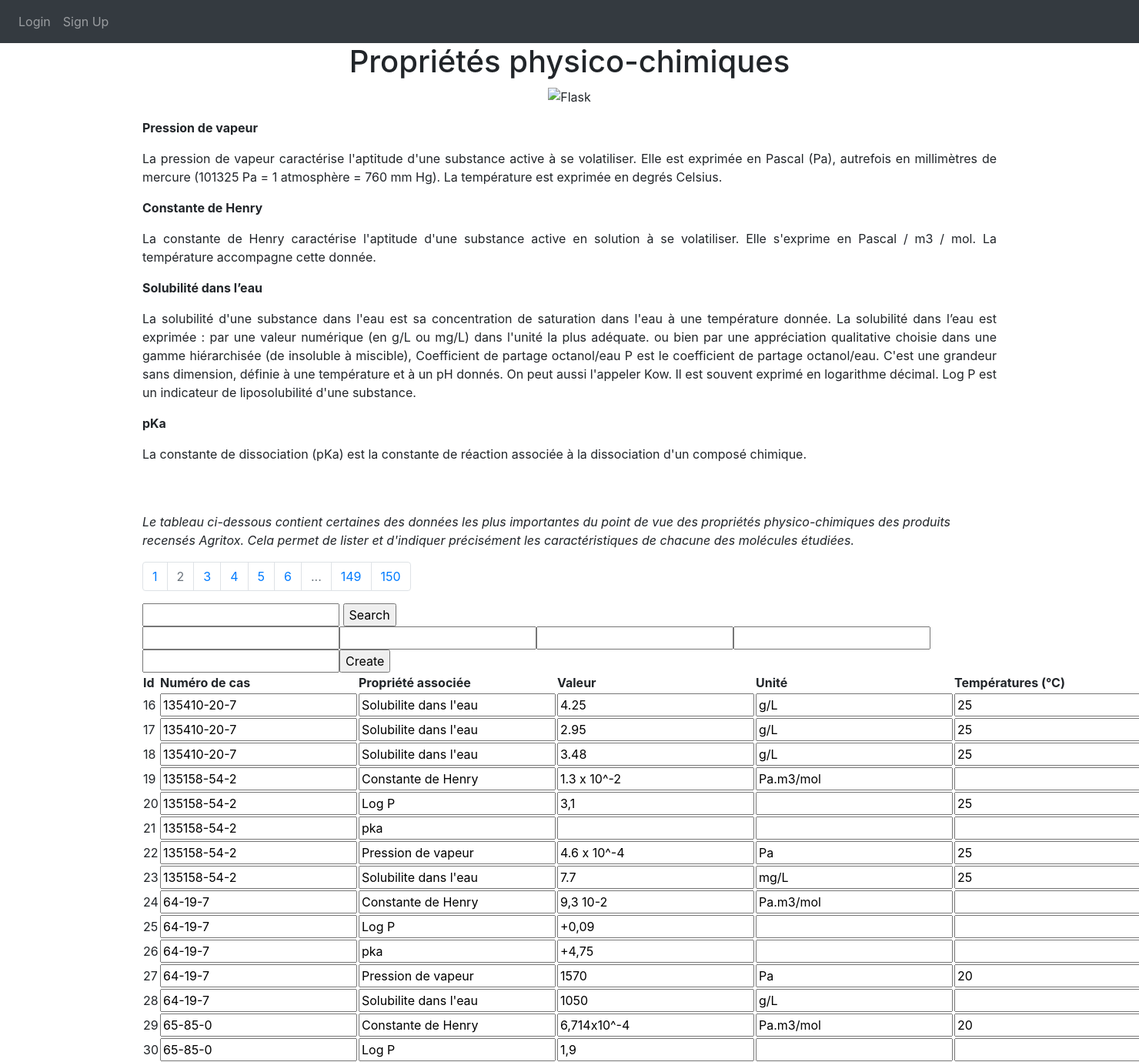
/proprietespc?page=2, run on the app's committed database.
### website/models.py (models this page shows)
class Proprietespc(db.Model):
    __tablename__ = 'proprietespc'
    id = db.Column(db.Integer, primary_key=True)
    numcas = db.Column(db.String(150))
    nomsa = db.Column(db.String(150))
    propriete = db.Column(db.String(150))
    valeur = db.Column(db.String(150))
    unite = db.Column(db.String(150))
    temperatures = db.Column(db.String(150))
    PH = db.Column(db.String(150))
    observation = db.Column(db.String(150))

### website/views.py (the view, shortened to what this page needs)
@views.route('/proprietespc', methods=['GET', 'POST'])
def proprietespc():
    DONNEES_PAR_PAGES = 15
    page = request.args.get("page", 1)
    if isinstance(page, str) and page.isdigit():
        page = int(page)
    else:
        page = 1
    proprietespcs = Proprietespc.query.paginate(
        page=page,
        per_page=DONNEES_PAR_PAGES
    )
    return render_template('proprietespc.html', user=current_user, proprietespcs=proprietespcs)

### website/templates/proprietespc.html (shortened to what this page needs)
{% extends "base.html" %} {% block title %}Propriétés PC{% endblock %} {% block content
    %}
    <link rel="stylesheet" href="https://maxcdn.bootstrapcdn.com/bootstrap/4.5.2/css/bootstrap.min.css">
    <h1 align="center">Propriétés physico-chimiques</h1>
    <p align="center">
      <img src="https://upload.wikimedia.org/wikipedia/commons/thumb/3/3c/Flask_logo.svg/langfr-1920px-Flask_logo.svg.png" alt="Flask" width="200" height="100">
  </p>
    <p align="justify"><b>
      Pression de vapeur</b></p>
      <p align="justify">
La pression de vapeur caractérise l'aptitude d'une substance active à se volatiliser. Elle est exprimée en Pascal (Pa), autrefois en millimètres de mercure (101325 Pa = 1 atmosphère = 760 mm Hg). La température est exprimée en degrés Celsius.</p>
<p><b>
Constante de Henry</b></p>
<p align="justify">
La constante de Henry caractérise l'aptitude d'une substance active en solution à se volatiliser. Elle s'exprime en Pascal / m3 / mol. La température accompagne cette donnée.
</p>
<p><b>
Solubilité dans l’eau</b></p>
<p align="justify">
La solubilité d'une substance dans l'eau est sa concentration de saturation dans l'eau à une température donnée. La solubilité dans l’eau est exprimée :
par une valeur numérique (en g/L ou mg/L) dans l'unité la plus adéquate.
ou bien par une appréciation qualitative choisie dans une gamme hiérarchisée (de insoluble à miscible),
Coefficient de partage octanol/eau
P est le coefficient de partage octanol/eau. C'est une grandeur sans dimension, définie à une température et à un pH donnés. On peut aussi l'appeler Kow. Il est souvent exprimé en logarithme décimal.
Log P est un indicateur de liposolubilité d'une substance.
</p>
<p><b>
pKa</b></p>
<p align="justify">
La constante de dissociation (pKa) est la constante de réaction associée à la dissociation d'un composé chimique.
    </p>
    <br/>
    <br/>
    <p align="justify center"><i>Le tableau ci-dessous contient certaines des données les plus importantes du point de vue des propriétés physico-chimiques des produits recensés Agritox. Cela permet de lister et d'indiquer précisément les caractéristiques de chacune des molécules étudiées.</i></p>
    <nav aria-label="research-pagination">
      <ul class="pagination">
          {% for page in proprietespcs.iter_pages() %}
          {% if page %}
          {% if page != proprietespcs.page %}
          <li class="page-item">
              <a class="page-link" href="{{url_for('views.proprietespc',  page=page) }}">{{page}}</a>
          </li>
          {% else %}
          <li class="page-item active disabled">
              <a class="page-link">{{page}} <span class="sr-only">(actuelle)</span></a>
          </li>
          {% endif %}
          {% else %}
          <li class="page-item disabled">
              <a class="page-link">...</a>
          </li>
          {% endif %}
          {% endfor %}
      </ul>
    </nav>
    <form method="post">
      <input type="text" name="searchTerm">
      <input type="submit" value="Search" name="searchForm">
    </form>
    <table id="proprietespc" style="width: 100%;">
        <thead>
          <tr>
            <th>Id</th>
            <th>Numéro de cas</th>
            <th>Propriété associée</th>
            <th>Valeur</th>
            <th>Unité</th>
            <th>Températures (°C)</th>
          </tr>
        </thead>
        <tr>
          <form method="post">
          <input type="text" name="numcas">
          <input type="text" name="propriete">
          <input type="text" name="valeur">
          <input type="text" name="unite">
          <input type="text" name="temperatures">
          <input type="submit" value="Create" name="createForm">
          </form>
        </tr>
      {% for proprietespc in proprietespcs.items %}
        <tbody>
          <tr>
            <form method="post">
              <td><input type="hidden" value="{{ proprietespc.id }}" name="proprietespc_to_update">{{ proprietespc.id }}</td>
              <td><input type="text" value="{{ proprietespc.numcas}}" name="numcas"/></td>
              <td><input type="text" value="{{ proprietespc.propriete}}" name="propriete"/></td>
              <td><input type="text" value="{{ proprietespc.valeur}}" name="valeur"/></td>
              <td><input type="text" value="{{ proprietespc.unite}}" name="unite"/></td>
              <td><input type="text" value="{{ proprietespc.temperatures}}" name="temperatures"/></td>
            </form>
          </tr>
        </tbody>
      {% endfor %}
    </table>
    {% endblock %}

### data on the page
Proprietespc: id "16", numcas "135410-20-7", propriete "Solubilite dans l'eau", valeur "4.25", unite "g/L", temperatures "25"
Proprietespc: id "17", numcas "135410-20-7", propriete "Solubilite dans l'eau", valeur "2.95", unite "g/L", temperatures "25"
Proprietespc: id "18", numcas "135410-20-7", propriete "Solubilite dans l'eau", valeur "3.48", unite "g/L", temperatures "25"
Proprietespc: id "19", numcas "135158-54-2", propriete "Constante de Henry", valeur "1.3 x 10^-2", unite "Pa.m3/mol"
Proprietespc: id "20", numcas "135158-54-2", propriete "Log P", valeur "3,1", temperatures "25"
Proprietespc: id "21", numcas "135158-54-2", propriete "pka"
Proprietespc: id "22", numcas "135158-54-2", propriete "Pression de vapeur", valeur "4.6 x 10^-4", unite "Pa", temperatures "25"
Proprietespc: id "23", numcas "135158-54-2", propriete "Solubilite dans l'eau", valeur "7.7", unite "mg/L", temperatures "25"
Proprietespc: id "24", numcas "64-19-7", propriete "Constante de Henry", valeur "9,3 10-2", unite "Pa.m3/mol"
Proprietespc: id "25", numcas "64-19-7", propriete "Log P", valeur "+0,09"
Proprietespc: id "26", numcas "64-19-7", propriete "pka", valeur "+4,75"
Proprietespc: id "27", numcas "64-19-7", propriete "Pression de vapeur", valeur "1570", unite "Pa", temperatures "20"
Proprietespc: id "28", numcas "64-19-7", propriete "Solubilite dans l'eau", valeur "1050", unite "g/L"
Proprietespc: id "29", numcas "65-85-0", propriete "Constante de Henry", valeur "6,714x10^-4", unite "Pa.m3/mol", temperatures "20"
Proprietespc: id "30", numcas "65-85-0", propriete "Log P", valeur "1,9"

### other printed values
{{ page }} "1" "3" "4" "5" "6" "149" "150"
{{ page }} "2"
